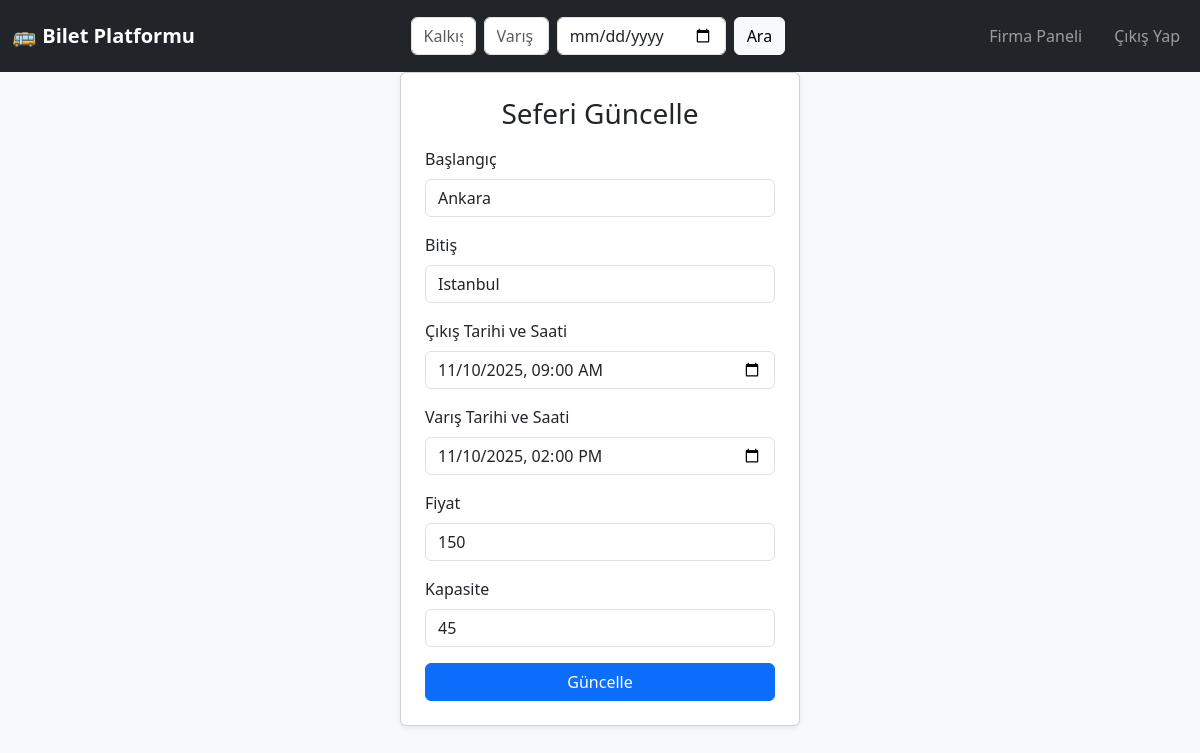
The app's page /edit_trip.php?trip_id=0415cd8d-28af-4592-a2af-59b59aac227b (signed in) with its own data.
### tables this page shows
CREATE TABLE Trips (
    id TEXT PRIMARY KEY,                          -- UUID
    company_id TEXT NOT NULL,
    destination_city TEXT NOT NULL,
    arrival_time DATETIME NOT NULL,
    departure_time DATETIME NOT NULL,
    departure_city TEXT NOT NULL,
    price REAL NOT NULL,
    capacity INTEGER NOT NULL,
    created_date TIMESTAMP DEFAULT CURRENT_TIMESTAMP,
    FOREIGN KEY (company_id) REFERENCES Bus_Company(id)
);

### src/helper.php (called while the page is built, shortened)
<?php
require_once __DIR__ . '/../src/auth.php';
function get_company_trip($trip_id) {
    global $db;
    $stmt = $db->prepare('SELECT * FROM Trips WHERE id = :id LIMIT 1');
    $stmt->bindValue(':id', $trip_id);
    $stmt->execute();
    return $stmt->fetch(PDO::FETCH_ASSOC);
}
?>

### public/edit_trip.php (the view, shortened to what this page needs)
<?php
require_once __DIR__ . '/../src/auth.php';
require_once __DIR__ . '/../src/helper.php';
if ($_SERVER['REQUEST_METHOD'] === 'GET' && isset($_GET['trip_id'])) {
    $trip_id = $_GET['trip_id'];
    $trip = get_company_trip($trip_id);
}
include 'header.php';
?>
<div class="main-content">
  <div class="d-flex justify-content-center align-items-center" style="min-height: 80vh;">
      <div class="card shadow-sm p-4" style="width: 400px;">
          <h3 class="text-center mb-3">Seferi Güncelle</h3>
          <form method="POST" action="">
              <div class="mb-3">
                  <label class="form-label">Başlangıç</label>
                  <input type="text" name="departure_city" class="form-control"
                         value="<?= htmlspecialchars($trip['departure_city'] ?? '') ?>" required>
              </div>
              <div class="mb-3">
                  <label class="form-label">Bitiş</label>
                  <input type="text" name="destination_city" class="form-control"
                         value="<?= htmlspecialchars($trip['destination_city'] ?? '') ?>" required>
              </div>
              <div class="mb-3">
                  <label class="form-label">Çıkış Tarihi ve Saati</label>
                  <input type="datetime-local" name="departure_time" class="form-control"
                         value="<?= isset($trip['departure_time']) ? date('Y-m-d\TH:i', strtotime($trip['departure_time'])) : '' ?>" required>
              </div>
              <div class="mb-3">
                  <label class="form-label">Varış Tarihi ve Saati</label>
                  <input type="datetime-local" name="arrival_time" class="form-control"
                         value="<?= isset($trip['arrival_time']) ? date('Y-m-d\TH:i', strtotime($trip['arrival_time'])) : '' ?>" required>
              </div>
              <div class="mb-3">
                  <label class="form-label">Fiyat</label>
                  <input type="number" name="price" class="form-control"
                         value="<?= htmlspecialchars($trip['price'] ?? '') ?>" required>
              </div>
              <div class="mb-3">
                  <label class="form-label">Kapasite</label>
                  <input type="number" name="capacity" class="form-control"
                         value="<?= htmlspecialchars($trip['capacity'] ?? '') ?>" required>
              </div>
              <button type="submit" class="btn btn-primary w-100">Güncelle</button>
          </form>
      </div>
    </div>
</div>

### public/view/css/style.css (style rules this page uses)
html, body { height: 100%; }
body { display: flex; flex-direction: column; min-height: 100vh; }
.main-content { flex: 1; }

### records on screen
trips: departure_city "Ankara", destination_city "Istanbul", departure_time "11/10/2025 09:00", arrival_time "11/10/2025 14:00", price "150", capacity "45"
